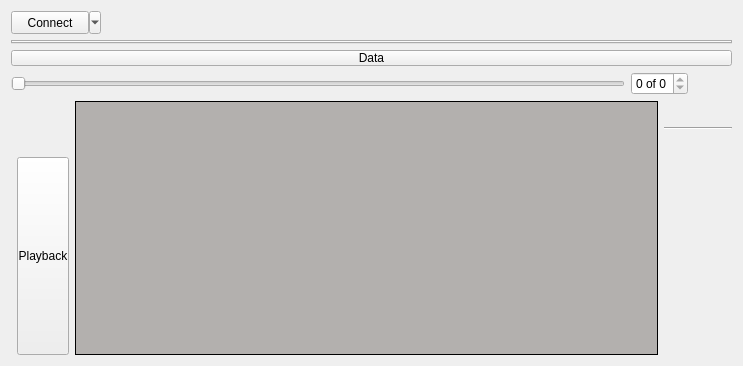
<?xml version="1.0" encoding="UTF-8"?>
<ui version="4.0">
 <class>LorrisAnalyzer</class>
 <widget class="QWidget" name="LorrisAnalyzer">
  <property name="geometry">
   <rect>
    <x>0</x>
    <y>0</y>
    <width>743</width>
    <height>366</height>
   </rect>
  </property>
  <property name="sizePolicy">
   <sizepolicy hsizetype="Expanding" vsizetype="Expanding">
    <horstretch>0</horstretch>
    <verstretch>0</verstretch>
   </sizepolicy>
  </property>
  <property name="minimumSize">
   <size>
    <width>0</width>
    <height>0</height>
   </size>
  </property>
  <property name="windowTitle">
   <string>Form</string>
  </property>
  <property name="windowOpacity">
   <double>1.000000000000000</double>
  </property>
  <property name="autoFillBackground">
   <bool>false</bool>
  </property>
  <layout class="QVBoxLayout" name="leftVLayout" stretch="0,0,0,0,4">
   <property name="spacing">
    <number>6</number>
   </property>
   <item>
    <layout class="QHBoxLayout" name="topLayout">
     <item>
      <widget class="QToolButton" name="connectButton">
       <property name="sizePolicy">
        <sizepolicy hsizetype="Minimum" vsizetype="Fixed">
         <horstretch>0</horstretch>
         <verstretch>0</verstretch>
        </sizepolicy>
       </property>
       <property name="minimumSize">
        <size>
         <width>90</width>
         <height>23</height>
        </size>
       </property>
       <property name="text">
        <string>Connect</string>
       </property>
       <property name="popupMode">
        <enum>QToolButton::MenuButtonPopup</enum>
       </property>
       <property name="toolButtonStyle">
        <enum>Qt::ToolButtonTextOnly</enum>
       </property>
      </widget>
     </item>
     <item>
      <spacer name="horizontalSpacer">
       <property name="orientation">
        <enum>Qt::Horizontal</enum>
       </property>
       <property name="sizeType">
        <enum>QSizePolicy::Fixed</enum>
       </property>
       <property name="sizeHint" stdset="0">
        <size>
         <width>40</width>
         <height>20</height>
        </size>
       </property>
      </spacer>
     </item>
     <item>
      <spacer name="horizontalSpacer_2">
       <property name="orientation">
        <enum>Qt::Horizontal</enum>
       </property>
       <property name="sizeHint" stdset="0">
        <size>
         <width>40</width>
         <height>20</height>
        </size>
       </property>
      </spacer>
     </item>
    </layout>
   </item>
   <item>
    <widget class="FilterTabWidget" name="filterTabs">
     <property name="movable">
      <bool>false</bool>
     </property>
    </widget>
   </item>
   <item>
    <widget class="QPushButton" name="collapseTop">
     <property name="sizePolicy">
      <sizepolicy hsizetype="Expanding" vsizetype="Fixed">
       <horstretch>0</horstretch>
       <verstretch>0</verstretch>
      </sizepolicy>
     </property>
     <property name="styleSheet">
      <string notr="true">padding: 0px</string>
     </property>
     <property name="text">
      <string>Data</string>
     </property>
     <property name="flat">
      <bool>false</bool>
     </property>
    </widget>
   </item>
   <item>
    <layout class="QHBoxLayout" name="horizontalLayout_2" stretch="1,0,0">
     <item>
      <widget class="QSlider" name="timeSlider">
       <property name="maximum">
        <number>0</number>
       </property>
       <property name="value">
        <number>0</number>
       </property>
       <property name="orientation">
        <enum>Qt::Horizontal</enum>
       </property>
       <property name="invertedAppearance">
        <bool>false</bool>
       </property>
       <property name="invertedControls">
        <bool>false</bool>
       </property>
       <property name="tickPosition">
        <enum>QSlider::NoTicks</enum>
       </property>
       <property name="tickInterval">
        <number>1</number>
       </property>
      </widget>
     </item>
     <item>
      <widget class="QSpinBox" name="timeBox">
       <property name="suffix">
        <string> of 0</string>
       </property>
       <property name="maximum">
        <number>0</number>
       </property>
      </widget>
     </item>
     <item>
      <widget class="QPushButton" name="limitBtn">
       <property name="sizePolicy">
        <sizepolicy hsizetype="Fixed" vsizetype="Fixed">
         <horstretch>0</horstretch>
         <verstretch>0</verstretch>
        </sizepolicy>
       </property>
       <property name="toolTip">
        <string>Set packet limits...</string>
       </property>
       <property name="styleSheet">
        <string notr="true">padding: 2px</string>
       </property>
       <property name="text">
        <string/>
       </property>
       <property name="icon">
        <iconset resource="../actions.qrc">
         <normaloff>:/actions/system</normaloff>:/actions/system</iconset>
       </property>
       <property name="flat">
        <bool>true</bool>
       </property>
      </widget>
     </item>
    </layout>
   </item>
   <item>
    <layout class="QHBoxLayout" name="bottomHLayout" stretch="0,0,1,0">
     <item>
      <widget class="Playback" name="playFrame">
       <property name="minimumSize">
        <size>
         <width>0</width>
         <height>0</height>
        </size>
       </property>
       <property name="frameShape">
        <enum>QFrame::StyledPanel</enum>
       </property>
       <property name="frameShadow">
        <enum>QFrame::Sunken</enum>
       </property>
      </widget>
     </item>
     <item>
      <layout class="QVBoxLayout" name="playbackLayout">
       <item>
        <widget class="QPushButton" name="playBtn">
         <property name="sizePolicy">
          <sizepolicy hsizetype="Fixed" vsizetype="Fixed">
           <horstretch>0</horstretch>
           <verstretch>0</verstretch>
          </sizepolicy>
         </property>
         <property name="text">
          <string/>
         </property>
         <property name="icon">
          <iconset resource="../actions.qrc">
           <normaloff>:/actions/start</normaloff>:/actions/start</iconset>
         </property>
         <property name="iconSize">
          <size>
           <width>24</width>
           <height>24</height>
          </size>
         </property>
         <property name="flat">
          <bool>true</bool>
         </property>
         <property name="rotation" stdset="0">
          <UInt>1</UInt>
         </property>
        </widget>
       </item>
       <item>
        <widget class="QPushButton" name="stopBtn">
         <property name="sizePolicy">
          <sizepolicy hsizetype="Fixed" vsizetype="Fixed">
           <horstretch>0</horstretch>
           <verstretch>0</verstretch>
          </sizepolicy>
         </property>
         <property name="text">
          <string/>
         </property>
         <property name="icon">
          <iconset resource="../actions.qrc">
           <normaloff>:/actions/stop</normaloff>:/actions/stop</iconset>
         </property>
         <property name="iconSize">
          <size>
           <width>24</width>
           <height>24</height>
          </size>
         </property>
         <property name="flat">
          <bool>true</bool>
         </property>
         <property name="rotation" stdset="0">
          <UInt>1</UInt>
         </property>
        </widget>
       </item>
       <item>
        <widget class="RotateButton" name="collapseLeft">
         <property name="sizePolicy">
          <sizepolicy hsizetype="Fixed" vsizetype="Minimum">
           <horstretch>0</horstretch>
           <verstretch>0</verstretch>
          </sizepolicy>
         </property>
         <property name="styleSheet">
          <string notr="true">padding: 0</string>
         </property>
         <property name="text">
          <string>Playback</string>
         </property>
         <property name="flat">
          <bool>false</bool>
         </property>
         <property name="rotation" stdset="0">
          <UInt>1</UInt>
         </property>
        </widget>
       </item>
      </layout>
     </item>
     <item>
      <widget class="WidgetArea" name="dataArea">
       <property name="sizePolicy">
        <sizepolicy hsizetype="Expanding" vsizetype="Expanding">
         <horstretch>0</horstretch>
         <verstretch>0</verstretch>
        </sizepolicy>
       </property>
       <property name="palette">
        <palette>
         <active>
          <colorrole role="Base">
           <brush brushstyle="SolidPattern">
            <color alpha="255">
             <red>255</red>
             <green>255</green>
             <blue>255</blue>
            </color>
           </brush>
          </colorrole>
          <colorrole role="Window">
           <brush brushstyle="SolidPattern">
            <color alpha="255">
             <red>179</red>
             <green>176</green>
             <blue>174</blue>
            </color>
           </brush>
          </colorrole>
         </active>
         <inactive>
          <colorrole role="Base">
           <brush brushstyle="SolidPattern">
            <color alpha="255">
             <red>255</red>
             <green>255</green>
             <blue>255</blue>
            </color>
           </brush>
          </colorrole>
          <colorrole role="Window">
           <brush brushstyle="SolidPattern">
            <color alpha="255">
             <red>179</red>
             <green>176</green>
             <blue>174</blue>
            </color>
           </brush>
          </colorrole>
         </inactive>
         <disabled>
          <colorrole role="Base">
           <brush brushstyle="SolidPattern">
            <color alpha="255">
             <red>179</red>
             <green>176</green>
             <blue>174</blue>
            </color>
           </brush>
          </colorrole>
          <colorrole role="Window">
           <brush brushstyle="SolidPattern">
            <color alpha="255">
             <red>179</red>
             <green>176</green>
             <blue>174</blue>
            </color>
           </brush>
          </colorrole>
         </disabled>
        </palette>
       </property>
       <property name="focusPolicy">
        <enum>Qt::ClickFocus</enum>
       </property>
       <property name="acceptDrops">
        <bool>true</bool>
       </property>
       <property name="autoFillBackground">
        <bool>true</bool>
       </property>
       <property name="frameShape">
        <enum>QFrame::Panel</enum>
       </property>
       <property name="frameShadow">
        <enum>QFrame::Plain</enum>
       </property>
      </widget>
     </item>
     <item>
      <layout class="QVBoxLayout" name="widgetButtonsLayout">
       <item>
        <layout class="QHBoxLayout" name="horizontalLayout_22">
         <property name="spacing">
          <number>0</number>
         </property>
         <item>
          <spacer name="horizontalSpacer_3">
           <property name="orientation">
            <enum>Qt::Horizontal</enum>
           </property>
           <property name="sizeHint" stdset="0">
            <size>
             <width>0</width>
             <height>20</height>
            </size>
           </property>
          </spacer>
         </item>
         <item>
          <widget class="QPushButton" name="collapseRight">
           <property name="sizePolicy">
            <sizepolicy hsizetype="Fixed" vsizetype="Fixed">
             <horstretch>0</horstretch>
             <verstretch>0</verstretch>
            </sizepolicy>
           </property>
           <property name="toolTip">
            <string>Collapse widget list</string>
           </property>
           <property name="styleSheet">
            <string notr="true">padding: 0px</string>
           </property>
           <property name="text">
            <string/>
           </property>
           <property name="icon">
            <iconset resource="../icons.qrc">
             <normaloff>:/icons/arrow-left</normaloff>:/icons/arrow-left</iconset>
           </property>
           <property name="iconSize">
            <size>
             <width>24</width>
             <height>24</height>
            </size>
           </property>
           <property name="flat">
            <bool>true</bool>
           </property>
          </widget>
         </item>
        </layout>
       </item>
       <item>
        <widget class="Line" name="line">
         <property name="orientation">
          <enum>Qt::Horizontal</enum>
         </property>
        </widget>
       </item>
       <item>
        <layout class="QVBoxLayout" name="tinyAddBtnLayout">
         <property name="spacing">
          <number>0</number>
         </property>
         <item>
          <widget class="QScrollArea" name="widgetsScrollArea">
           <property name="sizePolicy">
            <sizepolicy hsizetype="Fixed" vsizetype="Expanding">
             <horstretch>0</horstretch>
             <verstretch>0</verstretch>
            </sizepolicy>
           </property>
           <property name="frameShape">
            <enum>QFrame::NoFrame</enum>
           </property>
           <property name="frameShadow">
            <enum>QFrame::Plain</enum>
           </property>
           <property name="lineWidth">
            <number>0</number>
           </property>
           <property name="horizontalScrollBarPolicy">
            <enum>Qt::ScrollBarAlwaysOff</enum>
           </property>
           <property name="widgetResizable">
            <bool>true</bool>
           </property>
           <property name="alignment">
            <set>Qt::AlignLeading|Qt::AlignLeft|Qt::AlignVCenter</set>
           </property>
           <widget class="QWidget" name="scrollAreaWidgetContents">
            <property name="geometry">
             <rect>
              <x>0</x>
              <y>0</y>
              <width>60</width>
              <height>205</height>
             </rect>
            </property>
            <property name="sizePolicy">
             <sizepolicy hsizetype="Minimum" vsizetype="Preferred">
              <horstretch>0</horstretch>
              <verstretch>0</verstretch>
             </sizepolicy>
            </property>
           </widget>
          </widget>
         </item>
        </layout>
       </item>
      </layout>
     </item>
    </layout>
   </item>
  </layout>
 </widget>
 <customwidgets>
  <customwidget>
   <class>RotateButton</class>
   <extends>QPushButton</extends>
   <header location="global">src/ui/rotatebutton.h</header>
  </customwidget>
  <customwidget>
   <class>Playback</class>
   <extends>QFrame</extends>
   <header location="global">src/LorrisAnalyzer/playback.h</header>
   <container>1</container>
  </customwidget>
  <customwidget>
   <class>WidgetArea</class>
   <extends>QFrame</extends>
   <header>../src/LorrisAnalyzer/widgetarea.h</header>
   <container>1</container>
  </customwidget>
  <customwidget>
   <class>FilterTabWidget</class>
   <extends>QTabWidget</extends>
   <header>src/LorrisAnalyzer/filtertabwidget.h</header>
   <container>1</container>
  </customwidget>
 </customwidgets>
 <resources>
  <include location="../actions.qrc"/>
  <include location="../icons.qrc"/>
 </resources>
 <connections/>
</ui>
